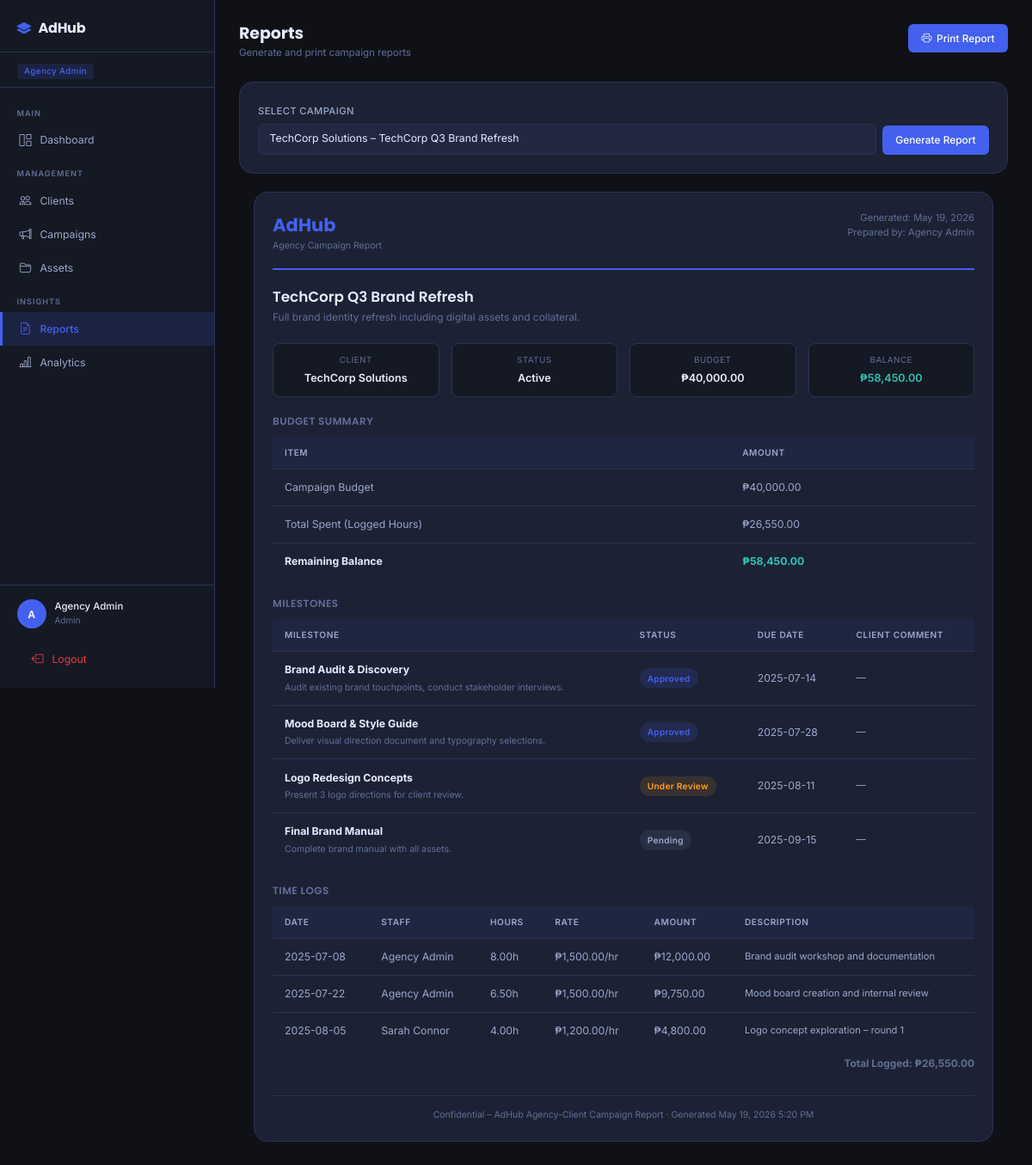
Screenshot of /admin/reports.php?campaign=1 (signed in) with the database file from the repository.
### tables this page shows
CREATE TABLE campaigns (
    id              INT AUTO_INCREMENT PRIMARY KEY,
    client_id       INT          NOT NULL,
    title           VARCHAR(220) NOT NULL,
    description     TEXT         DEFAULT NULL,
    status          ENUM('Planning','Active','Under Review','Approved','Completed') NOT NULL DEFAULT 'Planning',
    budget          DECIMAL(12,2) NOT NULL DEFAULT 0.00,
    start_date      DATE         DEFAULT NULL,
    end_date        DATE         DEFAULT NULL,
    created_by      INT          DEFAULT NULL,    
    created_at      DATETIME     NOT NULL DEFAULT CURRENT_TIMESTAMP,
    updated_at      DATETIME     NOT NULL DEFAULT CURRENT_TIMESTAMP ON UPDATE CURRENT_TIMESTAMP,
    FOREIGN KEY (client_id)  REFERENCES clients(id) ON DELETE CASCADE,
    FOREIGN KEY (created_by) REFERENCES users(id)   ON DELETE SET NULL
);

CREATE TABLE clients (
    id              INT AUTO_INCREMENT PRIMARY KEY,
    user_id         INT          DEFAULT NULL,           
    company_name    VARCHAR(180) NOT NULL,
    contact_person  VARCHAR(120) NOT NULL,
    email           VARCHAR(180) NOT NULL,
    phone           VARCHAR(30)  DEFAULT NULL,
    address         TEXT         DEFAULT NULL,
    retainer_budget DECIMAL(12,2) NOT NULL DEFAULT 0.00,
    notes           TEXT         DEFAULT NULL,
    created_at      DATETIME     NOT NULL DEFAULT CURRENT_TIMESTAMP,
    updated_at      DATETIME     NOT NULL DEFAULT CURRENT_TIMESTAMP ON UPDATE CURRENT_TIMESTAMP,
    FOREIGN KEY (user_id) REFERENCES users(id) ON DELETE SET NULL
);

CREATE TABLE milestones (
    id              INT AUTO_INCREMENT PRIMARY KEY,
    campaign_id     INT          NOT NULL,
    title           VARCHAR(220) NOT NULL,
    description     TEXT         DEFAULT NULL,
    status          ENUM('Pending','Under Review','Approved','Revision Requested','Completed') NOT NULL DEFAULT 'Pending',
    due_date        DATE         DEFAULT NULL,
    client_comment  TEXT         DEFAULT NULL,
    reviewed_at     DATETIME     DEFAULT NULL,
    created_at      DATETIME     NOT NULL DEFAULT CURRENT_TIMESTAMP,
    updated_at      DATETIME     NOT NULL DEFAULT CURRENT_TIMESTAMP ON UPDATE CURRENT_TIMESTAMP,
    FOREIGN KEY (campaign_id) REFERENCES campaigns(id) ON DELETE CASCADE
);

CREATE TABLE time_logs (
    id              INT AUTO_INCREMENT PRIMARY KEY,
    campaign_id     INT          NOT NULL,
    logged_by       INT          DEFAULT NULL,    
    hours           DECIMAL(6,2) NOT NULL DEFAULT 0.00,
    hourly_rate     DECIMAL(8,2) NOT NULL DEFAULT 0.00,
    amount          DECIMAL(10,2) GENERATED ALWAYS AS (hours * hourly_rate) STORED,
    description     TEXT         DEFAULT NULL,
    log_date        DATE         NOT NULL,
    created_at      DATETIME     NOT NULL DEFAULT CURRENT_TIMESTAMP,
    FOREIGN KEY (campaign_id) REFERENCES campaigns(id) ON DELETE CASCADE,
    FOREIGN KEY (logged_by)   REFERENCES users(id)     ON DELETE SET NULL
);

CREATE TABLE users (
    id          INT AUTO_INCREMENT PRIMARY KEY,
    name        VARCHAR(120)  NOT NULL,
    email       VARCHAR(180)  NOT NULL UNIQUE,
    password    VARCHAR(255)  NOT NULL,           
    role        ENUM('admin','client') NOT NULL DEFAULT 'client',
    avatar      VARCHAR(255)  DEFAULT NULL,
    is_active   TINYINT(1)    NOT NULL DEFAULT 1,
    created_at  DATETIME      NOT NULL DEFAULT CURRENT_TIMESTAMP,
    updated_at  DATETIME      NOT NULL DEFAULT CURRENT_TIMESTAMP ON UPDATE CURRENT_TIMESTAMP
);

### includes/auth.php (called while the page is built, shortened)
<?php
function userName(): string {
    return $_SESSION['user_name'] ?? '';
}

### admin/reports.php (the view, shortened to what this page needs)
<?php
require_once __DIR__ . '/../includes/auth.php';
$db = getDB();
$campaigns = $db->query("
    SELECT c.id, c.title, cl.company_name
    FROM campaigns c
    JOIN clients cl ON cl.id = c.client_id
    ORDER BY cl.company_name, c.title
")->fetchAll();
$selectedId = (int)($_GET['campaign'] ?? 0);
$report     = null;
if ($selectedId) {
    $stmt = $db->prepare("
        SELECT c.*, cl.company_name, cl.contact_person, cl.email AS client_email,
               cl.retainer_budget,
               COALESCE(SUM(tl.amount),0) AS total_spent,
               cl.retainer_budget - COALESCE(SUM(tl.amount),0) AS balance
        FROM campaigns c
        JOIN clients cl ON cl.id = c.client_id
        LEFT JOIN time_logs tl ON tl.campaign_id = c.id
        WHERE c.id = ?
        GROUP BY c.id
    ");
    $stmt->execute([$selectedId]);
    $campaign = $stmt->fetch();
    if ($campaign) {
        $ms = $db->prepare('SELECT * FROM milestones WHERE campaign_id=? ORDER BY due_date');
        $ms->execute([$selectedId]);
        $milestones = $ms->fetchAll();
        $tl = $db->prepare("SELECT tl.*,u.name AS staff FROM time_logs tl LEFT JOIN users u ON u.id=tl.logged_by WHERE tl.campaign_id=? ORDER BY tl.log_date");
        $tl->execute([$selectedId]);
        $timeLogs = $tl->fetchAll();
        $report = compact('campaign','milestones','timeLogs');
    }
}
?>
<?php include __DIR__ . '/../includes/header.php'; ?>
<div class="app-wrapper">
<?php include __DIR__ . '/../includes/sidebar.php'; ?>
<div class="main-content">
    <div class="page-header no-print">
        <div>
            <h1 class="page-title">Reports</h1>
            <p class="page-subtitle">Generate and print campaign reports</p>
        </div>
        <?php if ($report): ?>
        <button onclick="window.print()" class="btn-primary-adhub no-print">
            <i class="bi bi-printer"></i> Print Report
        </button>
        <?php endif; ?>
    </div>
    <div class="card-adhub mb-4 no-print">
        <form method="GET" class="d-flex gap-2 align-items-end flex-wrap">
            <div style="flex:1;min-width:240px">
                <label class="form-label">Select Campaign</label>
                <select name="campaign" class="form-select" required>
                    <?php foreach ($campaigns as $cp): ?>
                    <option value="<?= $cp['id'] ?>" <?= $selectedId == $cp['id'] ? 'selected' : '' ?>>
                        <?= htmlspecialchars($cp['company_name'] . ' – ' . $cp['title']) ?>
                    </option>
                    <?php endforeach; ?>
                </select>
            </div>
            <button type="submit" class="btn-primary-adhub">Generate Report</button>
        </form>
    </div>
    <?php if ($report): ?>
    <?php $c = $report['campaign']; ?>
    <div class="card-adhub report-body" style="max-width:860px;margin:0 auto">
        <div style="border-bottom:2px solid var(--primary);padding-bottom:1.25rem;margin-bottom:1.5rem">
            <div style="display:flex;justify-content:space-between;align-items:flex-start;flex-wrap:wrap;gap:.5rem">
                <div>
                    <div style="font-family:'Poppins',sans-serif;font-size:1.5rem;font-weight:700;color:var(--primary)">AdHub</div>
                    <div style="font-size:.75rem;color:var(--text-muted)">Agency Campaign Report</div>
                </div>
                <div style="text-align:right;font-size:.8rem;color:var(--text-muted)">
                    Generated: <?= date('F j, Y') ?><br>
                    Prepared by: <?= htmlspecialchars(userName()) ?>
                </div>
            </div>
        </div>
        <h2 style="font-size:1.2rem;margin-bottom:.25rem"><?= htmlspecialchars($c['title']) ?></h2>
        <p style="color:var(--text-muted);font-size:.85rem;margin-bottom:1.5rem"><?= htmlspecialchars($c['description'] ?? '') ?></p>
        <div class="row g-3 mb-4">
            <div class="col-6 col-md-3">
                <div style="background:var(--bg-surface);border:1px solid var(--border);border-radius:8px;padding:.8rem 1rem;text-align:center">
                    <div style="font-size:.7rem;color:var(--text-muted);text-transform:uppercase;letter-spacing:.5px">Client</div>
                    <div style="font-weight:600;font-size:.9rem;margin-top:.2rem"><?= htmlspecialchars($c['company_name']) ?></div>
                </div>
            </div>
            <div class="col-6 col-md-3">
                <div style="background:var(--bg-surface);border:1px solid var(--border);border-radius:8px;padding:.8rem 1rem;text-align:center">
                    <div style="font-size:.7rem;color:var(--text-muted);text-transform:uppercase;letter-spacing:.5px">Status</div>
                    <div style="font-weight:600;font-size:.9rem;margin-top:.2rem"><?= htmlspecialchars($c['status']) ?></div>
                </div>
            </div>
            <div class="col-6 col-md-3">
                <div style="background:var(--bg-surface);border:1px solid var(--border);border-radius:8px;padding:.8rem 1rem;text-align:center">
                    <div style="font-size:.7rem;color:var(--text-muted);text-transform:uppercase;letter-spacing:.5px">Budget</div>
                    <div style="font-weight:600;font-size:.9rem;margin-top:.2rem">₱<?= number_format($c['budget'],2) ?></div>
                </div>
            </div>
            <div class="col-6 col-md-3">
                <div style="background:var(--bg-surface);border:1px solid var(--border);border-radius:8px;padding:.8rem 1rem;text-align:center">
                    <div style="font-size:.7rem;color:var(--text-muted);text-transform:uppercase;letter-spacing:.5px">Balance</div>
                    <div style="font-weight:600;font-size:.9rem;margin-top:.2rem;color:var(--success)">₱<?= number_format(max(0,$c['balance']),2) ?></div>
                </div>
            </div>
        </div>
        <h5 style="font-size:.85rem;text-transform:uppercase;letter-spacing:.5px;color:var(--text-muted);margin-bottom:.75rem">Budget Summary</h5>
        <table class="table-adhub mb-4">
            <thead><tr><th>Item</th><th>Amount</th></tr></thead>
            <tbody>
                <tr><td>Campaign Budget</td><td>₱<?= number_format($c['budget'],2) ?></td></tr>
                <tr><td>Total Spent (Logged Hours)</td><td>₱<?= number_format($c['total_spent'],2) ?></td></tr>
                <tr><td><strong>Remaining Balance</strong></td><td><strong style="color:var(--success)">₱<?= number_format(max(0,$c['balance']),2) ?></strong></td></tr>
            </tbody>
        </table>
        <h5 style="font-size:.85rem;text-transform:uppercase;letter-spacing:.5px;color:var(--text-muted);margin-bottom:.75rem">Milestones</h5>
        <table class="table-adhub mb-4">
            <thead><tr><th>Milestone</th><th>Status</th><th>Due Date</th><th>Client Comment</th></tr></thead>
            <tbody>
            <?php foreach ($report['milestones'] as $ms): ?>
            <tr>
                <td><strong><?= htmlspecialchars($ms['title']) ?></strong><br><span style="font-size:.75rem;color:var(--text-muted)"><?= htmlspecialchars($ms['description']??'') ?></span></td>
                <td><span class="status-badge status-<?= strtolower(str_replace([' ','_'],'-',$ms['status'])) ?>"><?= $ms['status'] ?></span></td>
                <td><?= $ms['due_date'] ?></td>
                <td style="font-size:.8rem"><?= htmlspecialchars($ms['client_comment'] ?? '—') ?></td>
            </tr>
            <?php endforeach; ?>
            </tbody>
        </table>
        <h5 style="font-size:.85rem;text-transform:uppercase;letter-spacing:.5px;color:var(--text-muted);margin-bottom:.75rem">Time Logs</h5>
        <table class="table-adhub mb-2">
            <thead><tr><th>Date</th><th>Staff</th><th>Hours</th><th>Rate</th><th>Amount</th><th>Description</th></tr></thead>
            <tbody>
            <?php foreach ($report['timeLogs'] as $tl): ?>
            <tr>
                <td><?= $tl['log_date'] ?></td>
                <td><?= htmlspecialchars($tl['staff'] ?? '—') ?></td>
                <td><?= $tl['hours'] ?>h</td>
                <td>₱<?= number_format($tl['hourly_rate'],2) ?>/hr</td>
                <td>₱<?= number_format($tl['amount'],2) ?></td>
                <td style="font-size:.8rem"><?= htmlspecialchars($tl['description'] ?? '') ?></td>
            </tr>
            <?php endforeach; ?>
            </tbody>
        </table>
        <div style="text-align:right;font-size:.85rem;color:var(--text-muted);margin-top:.5rem">
            <strong>Total Logged: ₱<?= number_format($c['total_spent'],2) ?></strong>
        </div>
        <div style="border-top:1px solid var(--border);margin-top:2rem;padding-top:1rem;font-size:.75rem;color:var(--text-muted);text-align:center">
            Confidential – AdHub Agency-Client Campaign Report · Generated <?= date('F j, Y g:i A') ?>
        </div>
    </div>
    <?php endif; ?>
</div>
<?php include __DIR__ . '/../includes/footer.php'; ?>

### assets/css/style.css (style rules this page uses)
:root { --primary: #4361EE; --primary-dark: #3452D0; --primary-light: #EEF1FD; --accent: #F72585; --success: #2EC4B6; --warning: #FF9F1C; --danger: #E63946; --bg-dark: #0F1117; --bg-surface: #151923; --card-bg: #1C2233; --input-bg: #222840; --border: #2A3354; --border-light: #333D5E; --text-primary: #E8ECFF; --text-secondary: #9BA8CC; --text-muted: #616E99; --sidebar-width: 250px; --topbar-height: 60px; --radius-sm: 6px; --radius-md: 10px; --radius-lg: 16px; --shadow-sm: 0 2px 8px rgba(0,0,0,.25); --shadow-md: 0 4px 20px rgba(0,0,0,.3); --shadow-lg: 0 8px 40px rgba(0,0,0,.4); }
*, *::before, *::after { box-sizing: border-box; }
html, body { margin: 0; padding: 0; font-family: 'Inter', sans-serif; font-size: 14px; background: var(--bg-dark); color: var(--text-primary); line-height: 1.6; }
h1,h2,h3,h4,h5,h6 { font-family: 'Poppins', sans-serif; font-weight: 600; color: var(--text-primary); margin-bottom: .5rem; }
.app-wrapper { display: flex; min-height: 100vh; }
.main-content { flex: 1; margin-left: var(--sidebar-width); padding: 2rem; min-height: 100vh; background: var(--bg-dark); transition: margin-left .3s; }
.page-header { display: flex; align-items: flex-start; justify-content: space-between; flex-wrap: wrap; gap: 1rem; margin-bottom: 1.75rem; }
.page-title { font-size: 1.35rem; font-weight: 700; margin: 0; }
.page-subtitle { font-size: .82rem; color: var(--text-muted); margin: .1rem 0 0; font-weight: 400; }
.card-adhub { background: var(--card-bg); border: 1px solid var(--border); border-radius: var(--radius-lg); padding: 1.5rem; }
.table-adhub { width: 100%; border-collapse: collapse; font-size: .875rem; }
.table-adhub thead th { background: rgba(67,97,238,.08); color: var(--text-secondary); font-size: .72rem; font-weight: 600; letter-spacing: .6px; text-transform: uppercase; padding: .75rem 1rem; border-bottom: 1px solid var(--border); white-space: nowrap; }
.table-adhub tbody tr { border-bottom: 1px solid var(--border); transition: background .12s; }
.table-adhub tbody tr:last-child { border-bottom: none; }
.table-adhub td { padding: .8rem 1rem; color: var(--text-secondary); vertical-align: middle; }
.table-adhub td strong { color: var(--text-primary); }
.status-badge { display: inline-flex; align-items: center; gap: .3rem; padding: .25rem .65rem; border-radius: 100px; font-size: .72rem; font-weight: 600; letter-spacing: .3px; white-space: nowrap; }
.status-under-review { background: rgba(255,159,28,.12); color: var(--warning); }
.status-approved { background: rgba(67,97,238,.15); color: var(--primary); }
.status-pending { background: rgba(97,110,153,.18); color: #9BA8CC; }
.btn-primary-adhub { background: var(--primary); color: #fff; border: none; border-radius: var(--radius-sm); padding: .5rem 1.1rem; font-size: .85rem; font-weight: 500; cursor: pointer; transition: background .15s, transform .1s; display: inline-flex; align-items: center; gap: .4rem; }
.form-control, .form-select { background: var(--input-bg) !important; border: 1px solid var(--border) !important; color: var(--text-primary) !important; border-radius: var(--radius-sm) !important; font-size: .875rem; padding: .55rem .9rem; }
.form-label { font-size: .8rem; font-weight: 500; color: var(--text-secondary); letter-spacing: .4px; text-transform: uppercase; margin-bottom: .35rem; }

### rows the page displays
campaigns: title "TechCorp Q3 Brand Refresh", description "Full brand identity refresh including digital assets and collateral.", client.company_name "TechCorp Solutions", status "Active", budget "40,000.00"
milestones: title "Brand Audit & Discovery", description "Audit existing brand touchpoints, conduct stakeholder interviews.", status "Approved", due_date "2025-07-14", client_comment "—"
milestones: title "Mood Board & Style Guide", description "Deliver visual direction document and typography selections.", status "Approved", due_date "2025-07-28", client_comment "—"
milestones: title "Logo Redesign Concepts", description "Present 3 logo directions for client review.", status "Under Review", due_date "2025-08-11", client_comment "—"
milestones: title "Final Brand Manual", description "Complete brand manual with all assets.", status "Pending", due_date "2025-09-15", client_comment "—"
time_logs: log_date "2025-07-08", logged_by.name "Agency Admin", hours "8.00", hourly_rate "1,500.00", amount "12,000.00", description "Brand audit workshop and documentation"
time_logs: log_date "2025-07-22", logged_by.name "Agency Admin", hours "6.50", hourly_rate "1,500.00", amount "9,750.00", description "Mood board creation and internal review"
time_logs: log_date "2025-08-05", logged_by.name "Sarah Connor", hours "4.00", hourly_rate "1,200.00", amount "4,800.00", description "Logo concept exploration – round 1"

### other values shown
substr(userName(), 0, 1) "A"
userName() "Agency Admin"
$role "Admin"
max(0,$c['balance']) "58,450.00"
$c['total_spent'] "26,550.00"
form field campaign "TechCorp Solutions – TechCorp Q3 Brand Refresh"
